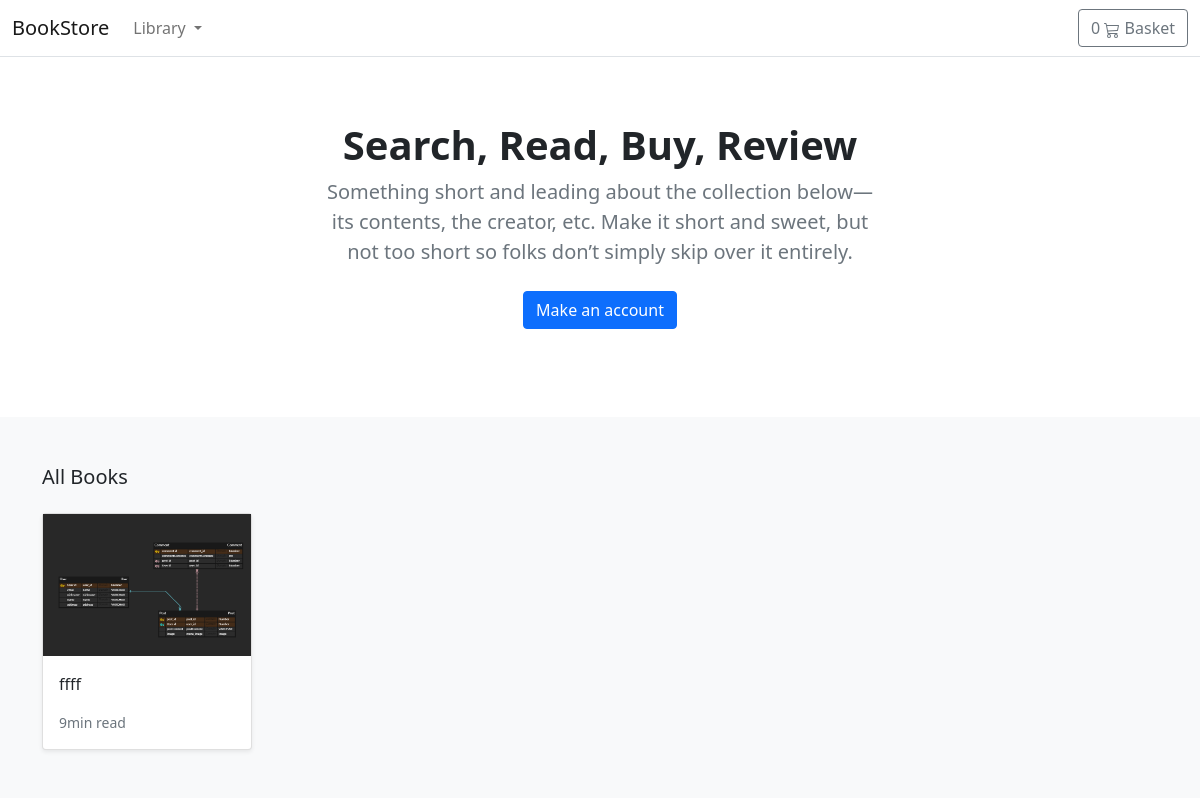
The app's page /, older data.
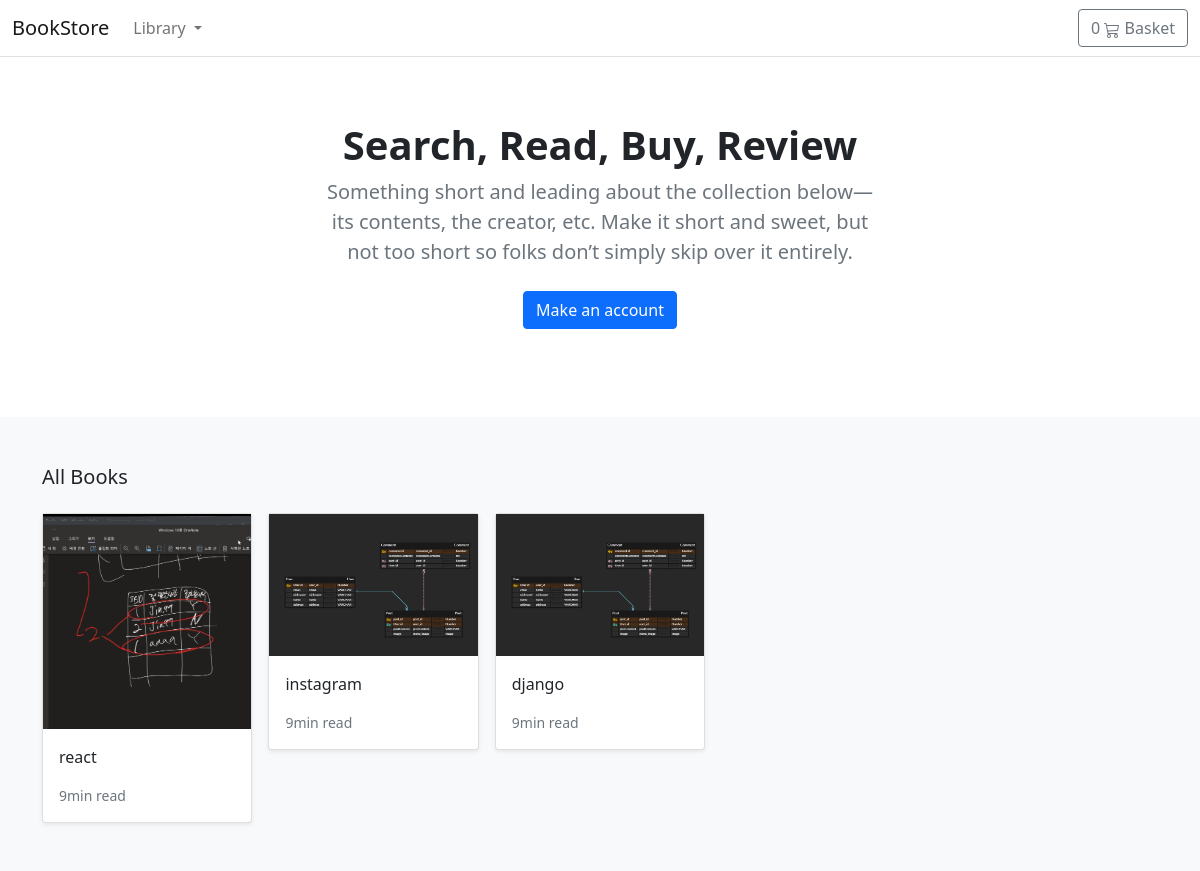
The same page, newer data.
### store/models.py (models this page shows, shortened)
class Product(models.Model):
    category = models.ForeignKey(Category, related_name='product', on_delete=models.CASCADE)
    created_by = models.ForeignKey(User, on_delete=models.CASCADE, related_name='product_creator')
    title = models.CharField(max_length=255)
    author = models.CharField(max_length=255, default='admin')
    description = models.TextField(blank=True)
    image = models.ImageField(upload_to='images/', default='images/default.png')
    slug = models.SlugField(max_length=255, unique=True)
    price = models.DecimalField(max_digits=4, decimal_places=2)
    in_stock = models.BooleanField(default=True)
    is_active = models.BooleanField(default=True)
    created = models.DateTimeField(auto_now_add=True)
    updated = models.DateTimeField(auto_now=True)
    objects = models.Manager()
    products = ProductManager() #  데이터베이스 모델을 커스텀 해서 activie true 인것들만 필터링 한것
    class Meta:
        verbose_name_plural = 'Products'
        ordering = ('-created',)
    def get_absolute_url(self):
        return reverse('store:product_detail', args=[self.slug])

### store/views.py (the view)
# urls.py: path('', views.product_all, name="product_all"),
def product_all(request):
    products = Product.products.all()   #product 에 products 컬럼만 뽑 는다
    return render(request, 'store/home.html', {'products': products})

### basket/basket.py (called while the page is built)
    def __len__(self):
        return sum(item['qty'] for item in self.basket.values())

### store/context_processors.py (called while the page is built)
def categories(request):
    return {
        'categories': Category.objects.all()
    }

### store/models.py (called while the page is built)
    def get_queryset(self):
        return super(ProductManager, self).get_queryset().filter(is_active=True)

    def get_absolute_url(self):
        return reverse('store:category_list', args=[self.slug])

### templates/store/home.html (shortened to what this page needs)
{% extends "base.html" %}
{% load static %}
{% block content %}
<main>
  <section class="py-5 text-center container">
    <div class="row py-lg-3">
      <div class="col-lg-6 col-md-8 mx-auto">
        <h1 class="h1 fw-bold">Search, Read, Buy, Review</h1>
        <p class="lead text-muted">Something short and leading about the collection below—its contents, the creator,
          etc. Make it short and sweet, but not too short so folks don’t simply skip over it entirely.</p>
        <p>
          <a href="#" class="btn btn-primary my-2">Make an account</a>
        </p>
      </div>
    </div>
  </section>
  <div class="album py-5 bg-light">
    <div class="container">
      <div class="pb-3 h5">All Books</div>
      <div class="row row-cols-1 row-cols-sm-2 row-cols-md-5 g-3">
        {% for product in products %}
        <div class="col">
          <div class="card shadow-sm">
            <img class="img-fluid" alt="Responsive image" src="{{ product.image.url }}">
            <div class="card-body">
              <p class="card-text">
                <a class="text-dark text-decoration-none" href="{{ product.get_absolute_url }}">{{ product.title }}</a>
              </p>
              <div class="d-flex justify-content-between align-items-center">
                <small class="text-muted">9min read</small>
              </div>
            </div>
          </div>
        </div>
        {% endfor %}
      </div>
    </div>
  </div>
</main>
{% endblock %}

### templates/base.html (shortened to what this page needs)
{% load static %}
<!DOCTYPE html>
<html lang="en">
<head>
    <link href="https://cdn.jsdelivr.net/npm/bootstrap@5.1.3/dist/css/bootstrap.min.css" rel="stylesheet"
>
</head>
<body>
<header>
    <nav class="navbar navbar-expand-md navbar-light bg-white border-bottom">
        <div class="container-fluid">
            <a class="navbar-brand" href="/">BookStore</a>
            <div class="collapse navbar-collapse" id="navbarCollapse">
                <ul class="navbar-nav me-auto mb-2 mb-md-0">
                    <li class="nav-item dropdown">
                        <a class="nav-link dropdown-toggle" href="#" id="navbarDropdown" role="button"
                           data-bs-toggle="dropdown" aria-expanded="false">
                            Library
                        </a>
                    </li>
                </ul>
                <a type="button" href="{% url "basket:basket_summary" %}" class="btn btn-outline-secondary">
                          {% with total_qty=basket|length %}
                            <div id="basket_qty" class="d-inline-flex">
                                {% if total_qty > 0 %}
                                    {{ total_qty }}
                                {% else %}
                                    0
                                {% endif %}
                            </div>
                        {% endwith %}
                    Basket
                </a>
            </div>
        </div>
    </nav>
</header>
<div id="content">
    {% block content %}
    {% endblock %}
</div>
</body>
</html>

Row changes from the older to the newer data that the page shows:
added Product: image (picture), title "react"
added Product: image (picture), title "instagram"
changed Product: title "ffff" → "django"
